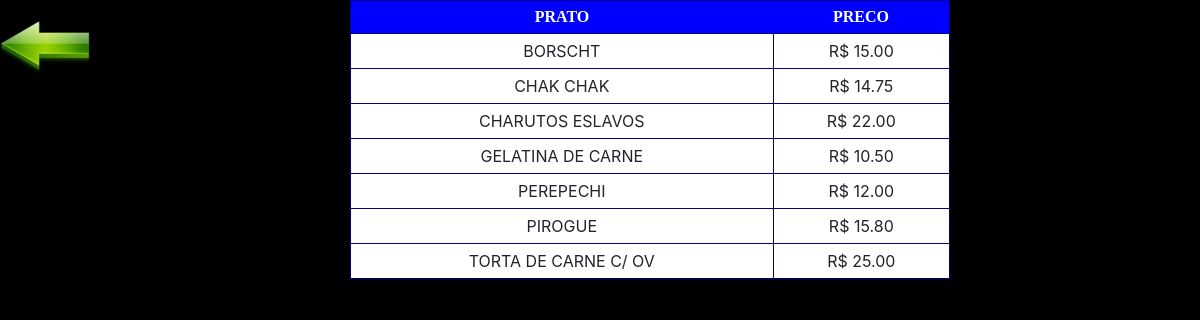
Page /pages/cardapio/sla.php on the committed database.
### tables this page shows
CREATE TABLE eslava(
       idslav INT PRIMARY KEY AUTO_INCREMENT,
       prato VARCHAR(20),
       preco VARCHAR(8),
       id_tipo INT,
       FOREIGN KEY(id_tipo)
       REFERENCES tipo(idtipo)
);

### pages/cardapio/sla.php (the view, shortened to what this page needs)
<?php
$sql = "SELECT * FROM eslava";
$res = mysqli_query($con,$sql);
?>
<table>
        <tr>
        <th>
        PRATO
        </th>
        <th>
        PRECO
        </th>
        </tr>
<?php
while($reg = mysqli_fetch_array($res)){
        echo "<tr>";
        echo "<td>";
        echo utf8_encode($reg['prato']);
        echo "</td>";
        echo "<td>";
        echo $reg['preco'];
        echo "</td>";
        echo "</tr>";
}
?>
</table>
<html>
<head>
        <link rel="stylesheet" href="https://stackpath.bootstrapcdn.com/bootstrap/4.1.3/css/bootstrap.min.css">
        <link rel="stylesheet" href="css/style2.css"/>
</head>
<body>
<div class="back">
        <a href="index2.html">
                <img src="images/voltv.png"/>
        </a>
</div>
</body>

### assets/css/page/style2.css (style rules this page uses)
table, td { border: 1px solid #00008B; }
th, td { padding: 7px; }
table { text-align: center; position: absolute; left: 350; width: 600px; background-color:white; }
th { background-color: #0000FF; font-family: serif; color: white; }
body { background-color: black; }
img { width: 90px; position: absolute; top: 0px; left: 0px; position: fixed; }

### rows in the picture
eslava: prato "BORSCHT", preco "R$ 15.00"
eslava: prato "CHAK CHAK", preco "R$ 14.75"
eslava: prato "CHARUTOS ESLAVOS", preco "R$ 22.00"
eslava: prato "GELATINA DE CARNE", preco "R$ 10.50"
eslava: prato "PEREPECHI", preco "R$ 12.00"
eslava: prato "PIROGUE", preco "R$ 15.80"
eslava: prato "TORTA DE CARNE C/ OV", preco "R$ 25.00"
